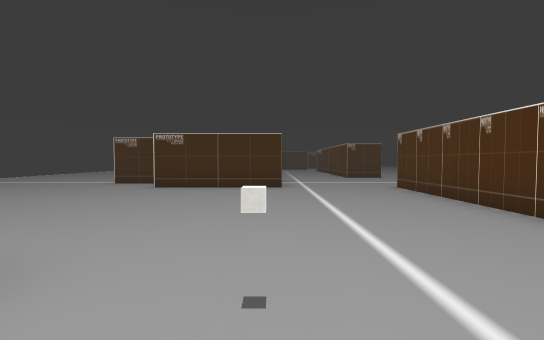
view 1 (above)

24 first-person views from a walk through a Unity game level. The camera is 1.5 m above the floor, tilts 2° down and sees 90° across. The floor is counted in squares, 2 m on a side. Each view is taken from the middle of a square. On the plan, view 1 faces up. The plan holds only what a view shows up to about 10 squares ahead; the rest is blank. The place goes on beyond the plan. The player character is not drawn. Some animated figures are left out. Some surface patterns are stand-ins.

view 2
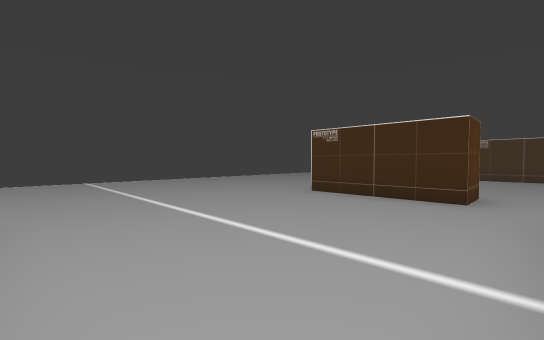

view 3
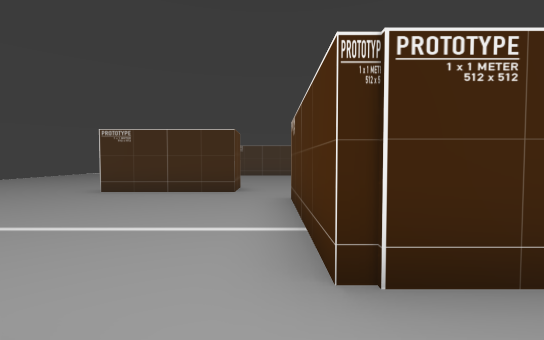

view 4
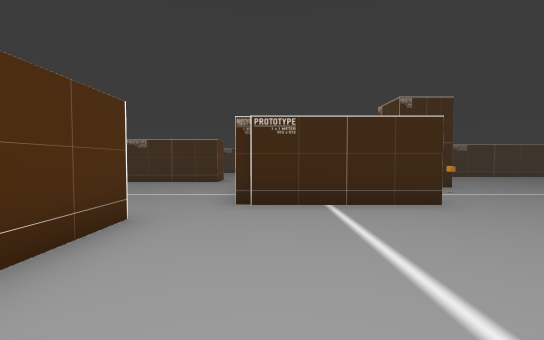

view 5
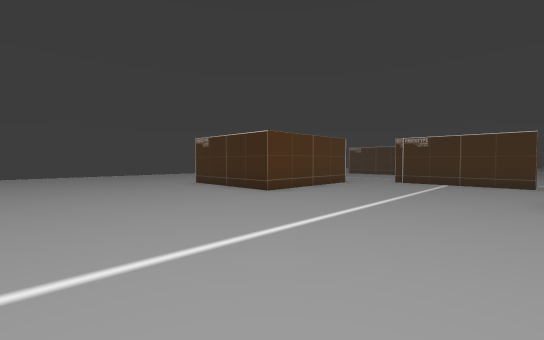

view 6
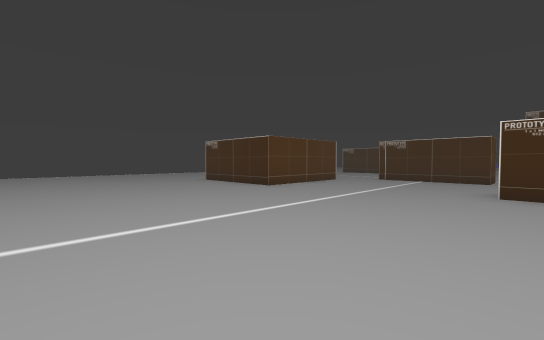

view 7
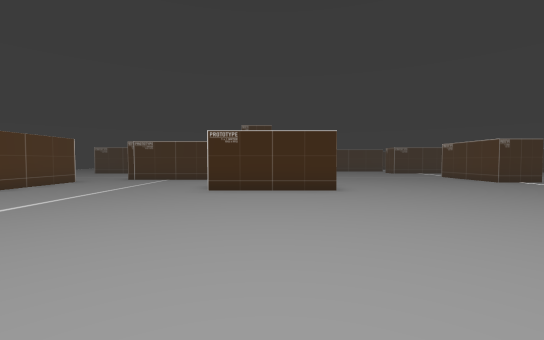

view 8
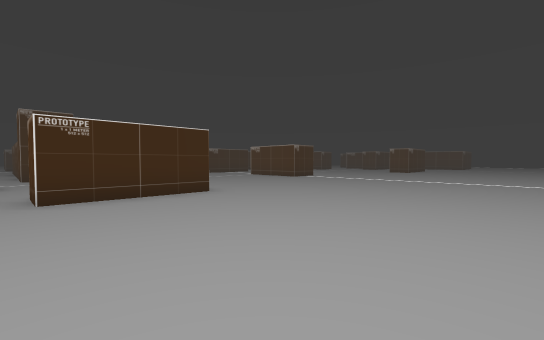

view 9
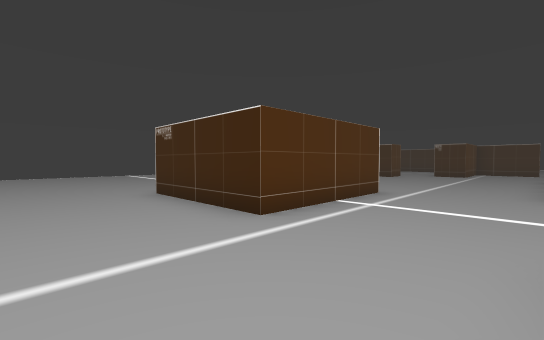

view 10
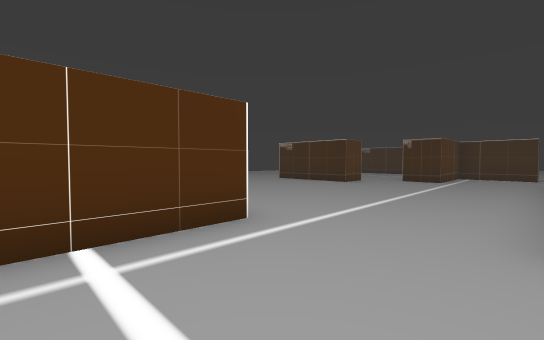

view 11
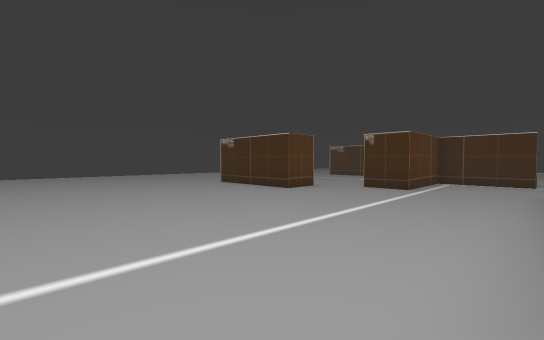

view 12
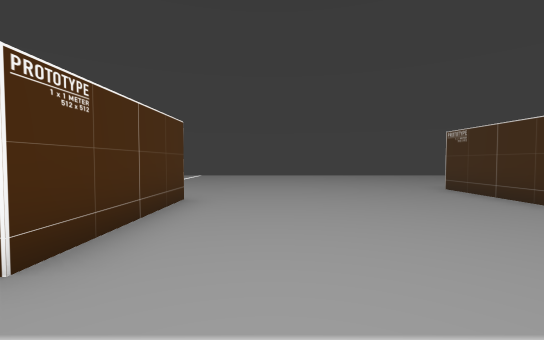

view 13
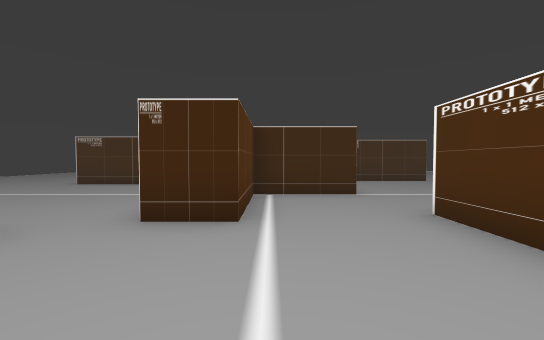

view 14
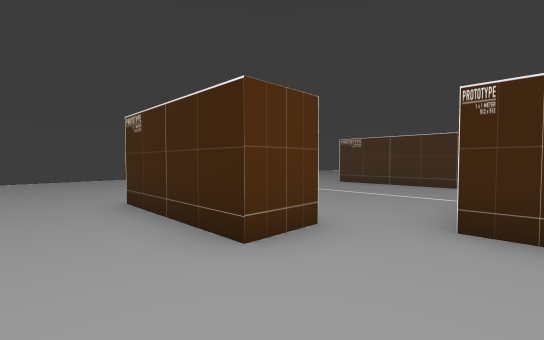

view 15
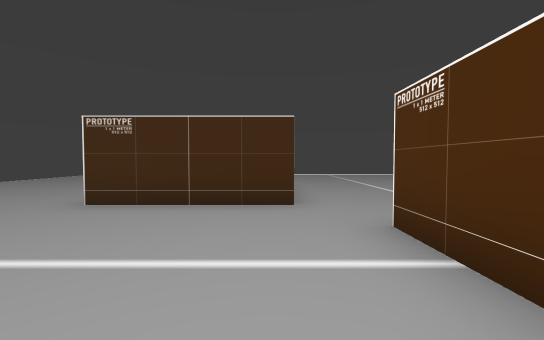

view 16
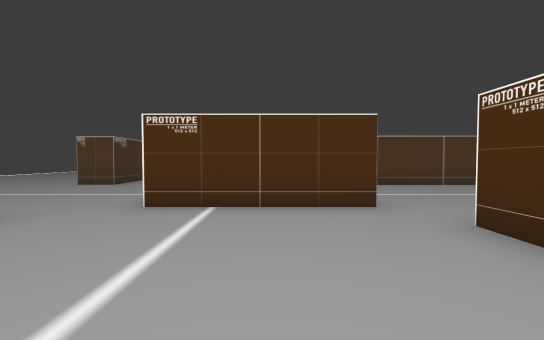

view 17
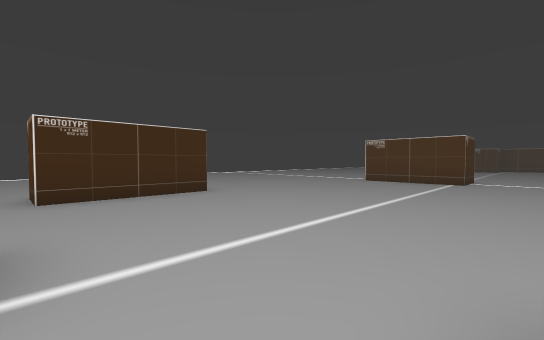

view 18
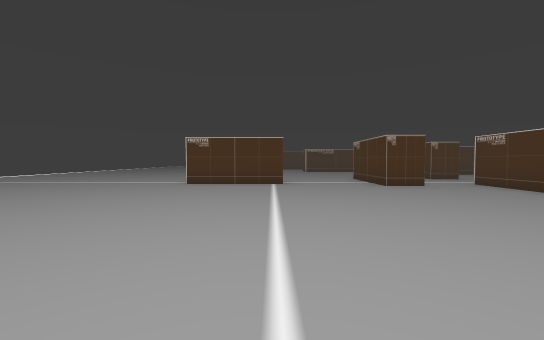

view 19
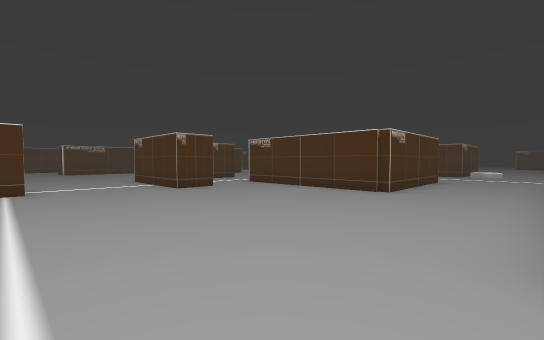

view 20
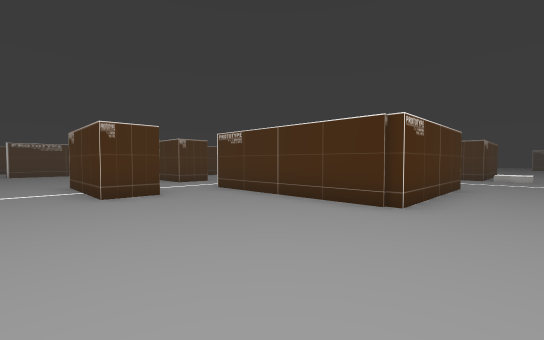

view 21
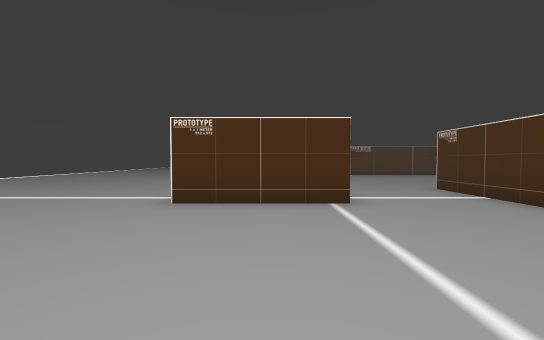

view 22
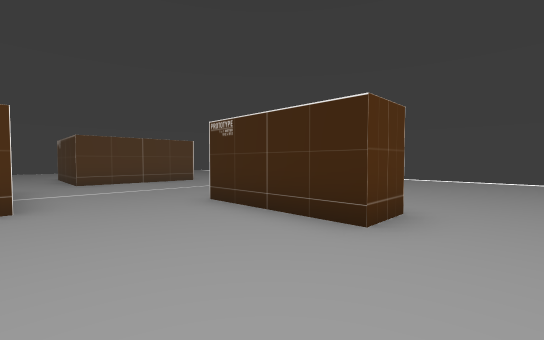

view 23
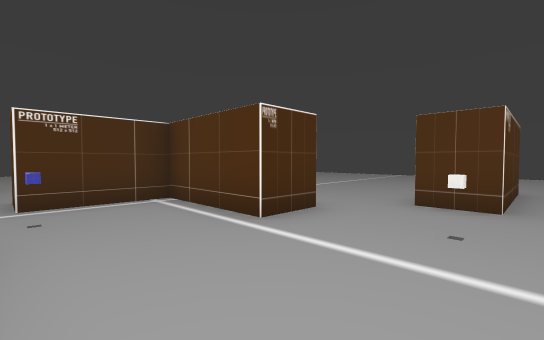

view 24
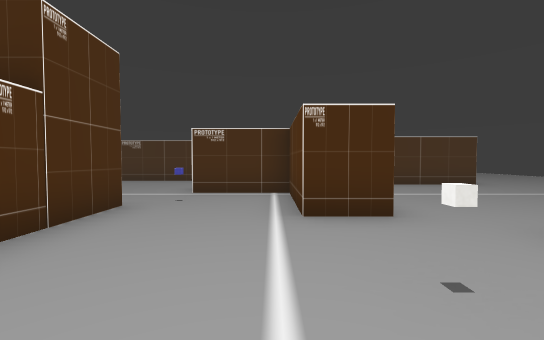

### Floor plan
Points are (right, up) in squares from view 1. A wall is a line through its corners. A room is listed if a view was taken in it or the views show most of it. See-through windows are left out.
Room 1 (views 1, 2)
walls: (-1.9, 0.5) (-5.1, 0.5); (-0.6, -4.4) (-0.6, -0.6) (0.6, -0.6); (-5.5, -5.5) (-2.8, -5.5)
ways out: opening at (-1, -5) to room 2; opening at (-0.5, 0) to room 2
Room 2 (views 3, 4, 5, 6, 7, 8, 9, 10, 11, 12, 13, 14, 17, 23, 24)
walls: (5, -1.5) (3.5, -1.5) (3.5, 0.6); (3.5, 3.4) (3.5, 7.6); (14.2, -5.8) (12.7, -5.8) (12.7, -5); (0.6, -0.6) (0.6, -3.3) (2.9, -3.3) (2.9, -4.4) (-0.6, -4.4); (6.6, -8.2) (3.3, -8.2) (3.3, -7); (7.5, 11.4) (7.5, 15.7); (-1.9, -5.5) (-1.9, -9.3) (-5.4, -9.3); (-5.1, 1.6) (-1.9, 1.6) (-1.9, 0.5); (-3.8, 8.9) (-5.2, 8.9); (14.8, 14.6) (14.8, 15.7); (3.3, 14.8) (3.3, 19.9); (-3.2, 11.3) (0.3, 11.3) (0.3, 7.5) (-3.4, 7.5); (-1.9, 18.7) (-1.9, 17.5) (-5.1, 17.5); (2.9, 22) (0.6, 22) (0.6, 19.3) (-0.6, 19.3)
ways out: opening at (-1, -5) to room 1; opening at (-0.5, 0) to room 1; opening at (-1, 19) to room 3; opening at (5, 18.7) to room 4; opening at (13.5, 15) to room 5
objects: other object (0, 1); other object (3, -2); other object (4, -3); other object (7, 7)
Room 3 (views 15, 16)
walls: (-1.6, 26.5) (-1.6, 24.6) (-5.2, 24.6); (-0.6, 19.3) (-0.6, 23.1); (-2.8, 18.7) (-1.9, 18.7); (3.3, 25.9) (3.3, 26.5)
ways out: opening at (-1, 19) to room 2; opening at (2.5, 24.5) to room 4
Room 4 (views 18, 19, 20, 21, 22)
walls: (11.9, 17.5) (11.9, 18.7) (15.2, 18.7); (14.2, 21.6) (12.7, 21.6) (12.7, 24.8); (7.5, 15.7) (12.6, 15.7); (6.6, 26.5) (6.6, 25.9) (3.3, 25.9); (2.9, 23.1) (2.9, 22.5)
ways out: opening at (5, 18.7) to room 2; opening at (2.5, 24.5) to room 3; opening at (12, 16.5) to room 5; opening at (13.5, 25.5); opening at (14.7, 20)
Room 5 (no view inside)
walls: (14.8, 15.7) (15.9, 15.7)
ways out: opening at (13.5, 15) to room 2; opening at (12, 16.5) to room 4; opening at (15, 16.5)

Positions as (right, up) in squares from view 1, and headings:
1: (0, 0), facing up
2: (-1, -5), facing up-left
3: (-1, -6), facing up
4: (0, -9), facing up
5: (3, -14), facing up-left
6: (4, -15), facing up-left
7: (5, -15), facing up
8: (3, -14), facing up-right
9: (3, 5), facing up-left
10: (3, 9), facing up-left
11: (3, 12), facing up-left
12: (2, 13), facing left
13: (1, 16), facing up
14: (0, 16), facing up-left
15: (-2, 20), facing up
16: (-5, 21), facing right
17: (3, 20), facing up-right
18: (4, 22), facing right
19: (5, 22), facing down-right
20: (6, 20), facing down-right
21: (8, 23), facing right
22: (8, 23), facing up-left
23: (3, 2), facing down-left
24: (1, 3), facing down
